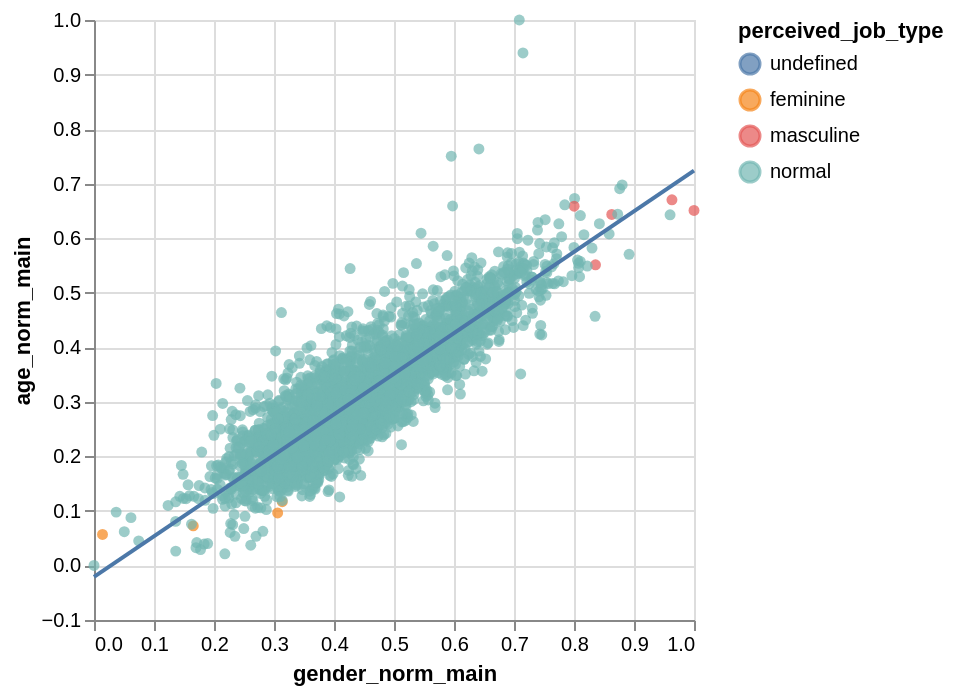

Here is the notebook cell this chart was saved with:
### Code cell
fig = alt.Chart(gpt2_df).mark_point(filled=True).encode(
    x='gender_norm_main',
    y='age_norm_main',
    color='perceived_job_type'
)
final_plot = fig + fig.transform_regression('gender_norm_main', 'age_norm_main').mark_line(color='red')
final_plot.show()

### Figure 1 — Vega-Lite specification as saved in the notebook (floating-point values rounded to 4 significant figures; data arrays with more than 128 entries replaced by an {"elided": "..."} marker saying what was removed)
{"config": {"view": {"continuousWidth": 300, "continuousHeight": 300}}, "layer": [{"mark": {"type": "point", "filled": true}, "encoding": {"color": {"field": "perceived_job_type", "type": "nominal"}, "x": {"field": "gender_norm_main", "type": "quantitative"}, "y": {"field": "age_norm_main", "type": "quantitative"}}}, {"mark": {"type": "line", "color": "red"}, "encoding": {"color": {"field": "perceived_job_type", "type": "nominal"}, "x": {"field": "gender_norm_main", "type": "quantitative"}, "y": {"field": "age_norm_main", "type": "quantitative"}}, "transform": [{"on": "gender_norm_main", "regression": "age_norm_main"}]}], "data": {"name": "data-34380f57d432ac9cba878d7aaad178a6"}, "$schema": "https://vega.github.io/schema/vega-lite/v6.1.0.json", "datasets": {"data-34380f57d432ac9cba878d7aaad178a6": {"elided": "3495 records"}}}
